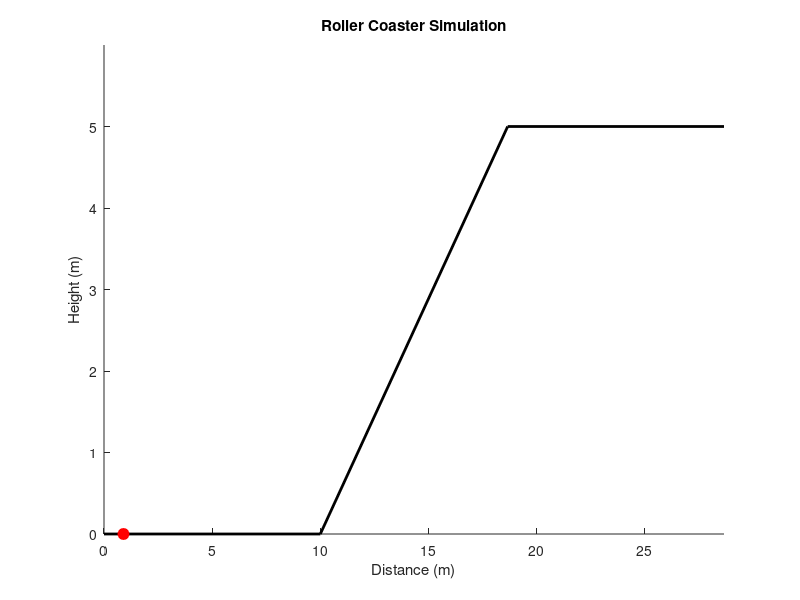

This chart was generated by the following MATLAB code:
% Parameters
mass = 500;  % kg
u = 0.1;  % coefficient of friction
g = 9.81;  % m/s^2
thrust_provided_by_launcher = 8000;  % N
distance_thrust_is_applied = 3;  % m

% Track Dimensions
x1 = 10;  % flat
x2 = 10;  % incline
x3 = 10;  % flat after incline
theta = 30;  % incline angle (degrees)

% Function to get angle based on position
function angle = get_angle_from_x_position(x, x1, x2, theta)
    if x <= x1
        angle = 0;
    elseif x <= x1 + x2
        angle = theta;
    else
        angle = 0;
    end
end

% Runge-Kutta Method
function result = runge_kutta(f, y0, t0, t1, h)
    n = ceil((t1 - t0) / h);
    t = t0;
    y = y0;
    result = [t, y];
    for i = 1:n
        k1 = h * f(t, y);
        k2 = h * f(t + h / 2, y + k1 / 2);
        k3 = h * f(t + h / 2, y + k2 / 2);
        k4 = h * f(t + h, y + k3);
        y = y + (k1 + 2 * k2 + 2 * k3 + k4) / 6;
        t = t + h;
        result = [result; t, y];
    end
end

% Acceleration function
function a = acceleration(t, v, x1, x2, theta, u, mass, g, thrust_provided_by_launcher, distance_thrust_is_applied)
    persistent distance;
    if isempty(distance)
        distance = 0;
    end
    x = distance + v * t;
    angle = get_angle_from_x_position(x, x1, x2, theta);
    thrust = (x <= distance_thrust_is_applied) * thrust_provided_by_launcher;
    drag = u * mass * g * cosd(angle);
    gravity = mass * g * sind(angle);
    net_force = thrust - drag - gravity;
    a = net_force / mass;
    distance = x;
end

% Solve velocity using Runge-Kutta
result = runge_kutta(@(t, v) acceleration(t, v, x1, x2, theta, u, mass, g, thrust_provided_by_launcher, distance_thrust_is_applied), 0, 0, 5, 0.01);
t = result(:, 1);
v = result(:, 2);

% Calculate Cumulative Distance
distances = cumtrapz(t, v);

% Get position from distance
function [x, y] = get_position(distance, x1, x2, theta)
    if distance <= x1
        x = distance;
        y = 0;
    elseif distance <= x1 + x2
        x = x1 + (distance - x1) * cosd(theta);
        y = (distance - x1) * sind(theta);
    else
        x = x1 + x2 * cosd(theta) + (distance - x1 - x2);
        y = x2 * sind(theta);
    end
end

% Stopping condition
stop_time = NaN;
stop_x = NaN;
stop_y = NaN;
for i = 1:length(t)
    if abs(v(i)) < 1e-3
        stop_time = t(i);
        [stop_x, stop_y] = get_position(distances(i), x1, x2, theta);
        fprintf('Roller coaster stops at t=%.2fs at position (x,y)=(%.2f,%.2f)m\n', stop_time, stop_x, stop_y);
        break;
    end
end

if isnan(stop_time) && distances(end) >= x1 + x2 + x3
    stop_time = t(end);
    [stop_x, stop_y] = get_position(x1 + x2 + x3, x1, x2, theta);
    fprintf('Roller coaster completes the track at t=%.2fs at position (x,y)=(%.2f,%.2f)m\n', stop_time, stop_x, stop_y);
elseif isnan(stop_time)
    stop_time = t(end);
    [stop_x, stop_y] = get_position(distances(end), x1, x2, theta);
    fprintf('Roller coaster stops at t=%.2fs at position (x,y)=(%.2f,%.2f)m\n', stop_time, stop_x, stop_y);
end

% Animation
figure;
hold on;
track_x = [0, x1, x1 + x2 * cosd(theta), x1 + x2 * cosd(theta) + x3];
track_y = [0, 0, x2 * sind(theta), x2 * sind(theta)];
plot(track_x, track_y, 'k-', 'LineWidth', 2);
xlim([0, max(track_x)]);
ylim([0, max(track_y) + 1]);
xlabel('Distance (m)');
ylabel('Height (m)');
title('Roller Coaster Simulation');
cart = plot(0, 0, 'ro', 'MarkerSize', 8, 'MarkerFaceColor', 'r');

for frame = 1:length(t)
    if frame <= length(distances)
        [x_pos, y_pos] = get_position(distances(frame), x1, x2, theta);
    else
        x_pos = stop_x;
        y_pos = stop_y;
    end
    set(cart, 'XData', x_pos, 'YData', y_pos);
    pause(0.01);
end
